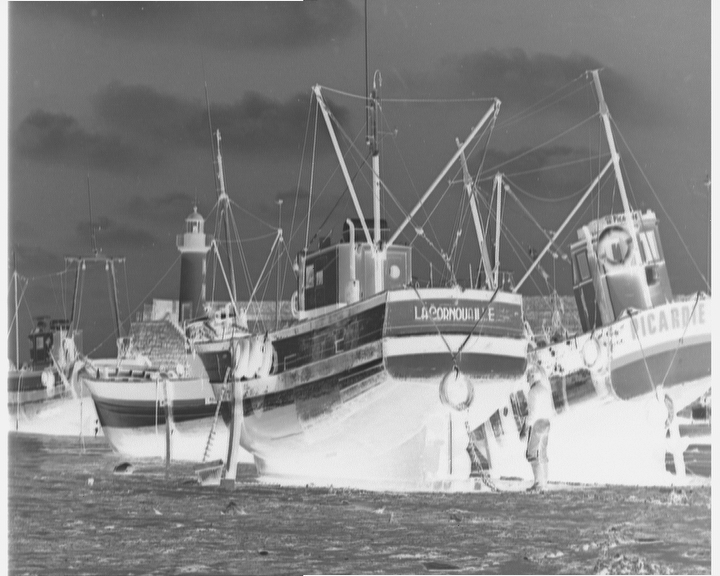
#> input picture Python/Ass1/Image1/abc/inverted.bmp, 720 x 576 px, found by its file name
$ python invert1.py
#> lines starting #> are read from the running program, lines starting #| are printed output that depends on the picture
import cv2
import numpy as np
import matplotlib.pyplot as plt

# Create a 0 to 255 freqMap, where index = intensity level & freq[index] = freq of pixels
def createMap(intMap):
    freqMap = [0]*256
    for row in intMap:
        for val in row:
         freqMap[val] += 1
    return freqMap

# [6 lines of commented-out code are left out]
image_path = './Ass1/Image1/abc/inverted.bmp'
# image_path = './abc/sub_sampled.bmp'

image = cv2.imread(image_path)
#> image is the input picture: shape (576, 720, 3); min 35, max 252, mean 135
print(image.shape)
#| (576, 720, 3)

# Convert the image from BGR to RGB
image_rgb = cv2.cvtColor(image, cv2.COLOR_BGR2RGB)
red_channel = image_rgb[:, :, 0]  # Red channel (0 for Red in RGB image)
green_channel = image_rgb[:, :, 1]  # Green channel (1 for Green in RGB image)
blue_channel = image_rgb[:, :, 2]  # Blue channel (2 for Blue in RGB image)

r_hist = createMap(red_channel)
#> after the loop in createMap, `for row in intMap:`: freqMap = 256 values, max 7480 at index 98, min 0 at index 0, mean 1620
#> r_hist has the same summary as freqMap in createMap
g_hist = createMap(green_channel)
#> g_hist has the same summary as freqMap in createMap
b_hist = createMap(blue_channel)
#> b_hist has the same summary as freqMap in createMap

# Create a figure with subplots
fig, axs = plt.subplots(2, 4, figsize=(19, 10))
# fig.suptitle("Inverted Image and Histograms", fontsize=16)
fig.canvas.manager.set_window_title("Inverted Boat Image")


# Display the RGB image
axs[0, 0].imshow(image_rgb)
axs[0, 0].set_title("Inverted Image")
axs[0, 0].axis('off')

# Histogram
axs[1,0].plot(r_hist, color='red', label='Red Channel')
axs[1,0].plot(g_hist, color='green', label='Green Channel')
axs[1,0].plot(b_hist, color='blue', label='Blue Channel')
axs[1, 0].set_xlabel("Pixel Intensity")
axs[1, 0].set_ylabel("Frequency")
axs[1, 0].legend()
axs[1, 0].grid()


# Plot the histograms as bars
axs[1,1].bar(range(256), r_hist, color='red', alpha=0.6, label='Red Channel')
axs[1, 2].bar(range(256), g_hist, color='green', alpha=0.6, label='Green Channel')
axs[1, 3].bar(range(256), b_hist, color='blue', alpha=0.6, label='Blue Channel')

# red channel
axs[1, 1].set_xlabel("Pixel Intensity")
axs[1,1].set_ylabel("Frequency")
axs[1,1].legend()
axs[1,1].grid()

# green channel
axs[1,2].set_xlabel("Pixel Intensity")
axs[1,2].set_ylabel("Frequency")
axs[1,2].legend()
axs[1,2].grid()

# green channel
axs[1,3].set_xlabel("Pixel Intensity")
axs[1,3].set_ylabel("Frequency")
axs[1,3].legend()
axs[1,3].grid()

# Display the Red channel
axs[0,1].imshow(red_channel, cmap='Reds')
axs[0,1].set_title("Red Channel")
axs[0,1].axis('off')

# Display the Green channel
axs[0,2].imshow(green_channel, cmap='Greens')
axs[0,2].set_title("Green Channel")
axs[0,2].axis('off')

# Display the Blue channel
axs[0,3].imshow(blue_channel, cmap='Blues')
axs[0,3].set_title("Blue Channel")
axs[0,3].axis('off')

plt.tight_layout()
plt.show()
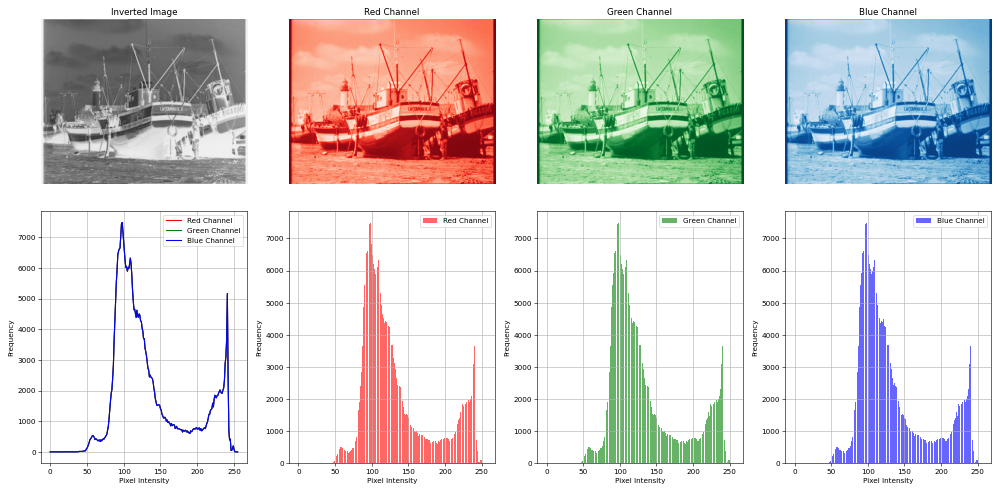
#> figure drawn by matplotlib, 8 panels; panel 5: curve peaks at x = 98, y = 7480; panel 5: curve peaks at x = 98, y = 7480; panel 5: curve peaks at x = 98, y = 7480; panel 6: tallest bar 7480 high, from x = 97.6 to 98.4
